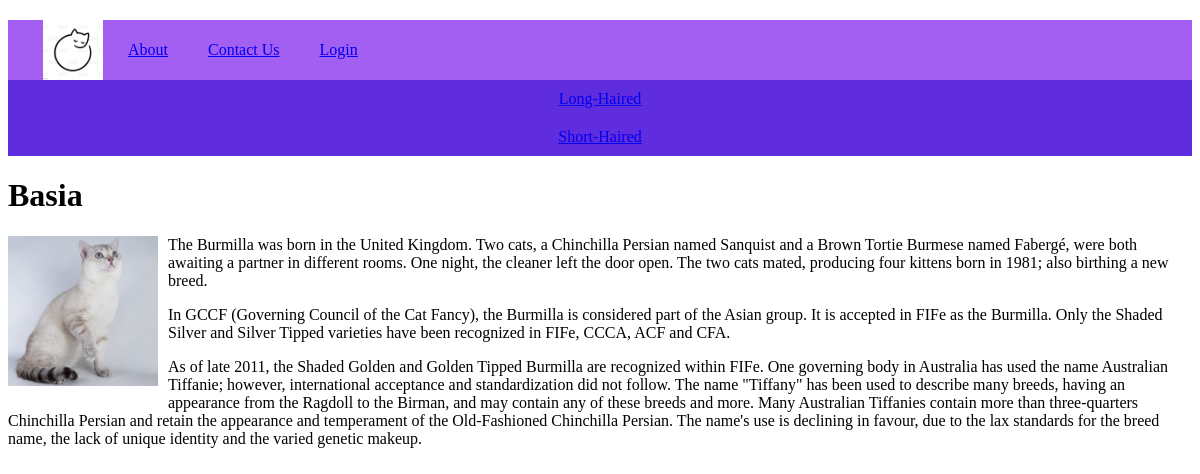
/post/basia/, run on the app's committed database.
### cats/models.py (models this page shows, shortened)
class Menu(models.Model):
    title = models.CharField(max_length=100, db_index=True, verbose_name='Menu')
    url_name = models.CharField(max_length=100, db_index=True, verbose_name='url_name')
    class Meta:
        verbose_name = 'Menu'
        verbose_name_plural = 'Menu'
        ordering = ['id']

class Category(models.Model):
    name = models.CharField(max_length=100, db_index=True, verbose_name='Category')
    slug = models.SlugField(max_length=255, unique=True, db_index=True, verbose_name='URL')
    def get_absolute_url(self):
        return reverse('category', kwargs={'cat_slug': self.slug})
    class Meta:
        verbose_name = 'Category'
        verbose_name_plural = 'Categories'
        ordering = ['id']

class Cats(models.Model):
    title = models.CharField(max_length=225, verbose_name='Name')
    slug = models.SlugField(max_length=255, unique=True, db_index=True, verbose_name='URL')
    content = models.TextField(blank=True)
    photo = models.ImageField(upload_to="photos")
    time_create = models.DateTimeField(auto_now_add=True)
    time_update = models.DateTimeField(auto_now=True)
    is_published = models.BooleanField(default=True)
    cat = models.ForeignKey('Category', on_delete=models.PROTECT)
    def __str__(self):
        return self.title
    class Meta:
        verbose_name = 'Cats'
        verbose_name_plural = 'Our cats'
        ordering = ['-time_create', 'title']

### cats/views.py (the view)
# urls.py: path('post/<slug:post_slug>/', ShowPost.as_view(), name='post'),
class ShowPost(DataMixin, DetailView):
    model = Cats
    template_name = 'cats/post_complete.html'
    context_object_name = 'post'
    slug_url_kwarg = 'post_slug'
    def get_queryset(self):
        return Cats.objects.filter(slug=self.kwargs['post_slug'])
    def get_context_data(self, **kwargs):
        context = super().get_context_data(**kwargs)
        c_def = self.get_user_context(title=context['post'])
        return dict(list(context.items()) + list(c_def.items()))

### cats/templatetags/cats_tags.py (called while the page is built)
@register.simple_tag(name='getcats')
def get_categories(filter=None):
    if not filter:
        return Category.objects.all()
    else:
        return Category.objects.filter(pk=filter)

@register.inclusion_tag('cats/list_categories.html')
def show_categories(sort=None, cat_selected=0):
    if not sort:
        cats = Category.objects.all()
    else:
        cats = Category.objects.order_by(sort)
    return {'cats': cats, 'cat_selected': cat_selected}

### cats/utils.py (called while the page is built)
    def get_user_context(self, **kwargs):
        context = kwargs
        cats = Category.objects.all()
        menu = list(Menu.objects.all())
        user_menu = menu.copy()
        if not self.request.user.is_authenticated:
            user_menu.pop(1)
        context['menu'] = user_menu
        context['cats'] = cats
        if 'cat_selected' not in context:
            context['cat_selected'] = 0
        return context

### cats/templates/cats/post_complete.html
{% extends 'cats/base.html' %}
{% block content %}
<h1>{{post.title}}</h1>
{% if post.photo %}
<p><img class="img-article-left thumb " src="{{post.photo.url}}" ></p>
{% endif %}
{{post.content|linebreaks}}
{% endblock %}

### cats/templates/cats/base.html (shortened to what this page needs)
{% load static %}
{% load cats_tags %}
<!DOCTYPE html>
<html lang="en">
<head>
    <link type="text/css" href="{% static 'cats/css/styles.css' %}" rel="stylesheet" />
</head>
<body>
    {% block mainmenu %}
	<div class="header">
        <div id="mainmenu" class="mainmenu">
                <a href="{% url 'home' %}"><div class="logo"></div></a>
{% for m in menu %}
       <div class="menu-items">
            <a href="{% url m.url_name %}">{{m.title}}</a>
       </div>
{% endfor %}
        </div>
</div>
    {% endblock mainmenu %}
<div>
    {% for c in cats %}
        {% if c.pk == cat_selected %}
            <div class="box selected">{{c.name}}</div>
        {% else %}
    <div class="box">
            <a href="{{c.get_absolute_url }}">{{c.name}}</a>
        </div>
        {% endif %}
    {% endfor %}
</div>
    {% block content %}
    {% endblock %}
</body>
</html>

### cats/static/cats/css/styles.css (style rules this page uses)
html, body { font-family: 'Georgia'; height: 100%; }
.header { background: #a35ef2; height: 60px; }
.logo { background: url('../images/logocat.jpg') no-repeat 15px; background-size: contain; width: 70px; height: 60px; padding-right: 10px; }
.mainmenu { display: flex; align-items: center; color: white; margin: 20px; }
.menu-items { margin: 20px; }
.box { background: #5f2cde; display: grid; padding: 10px; justify-content: center; color: pink; }
img { max-width: 600px; height: auto; }
img.img-article-left { max-width: 300px; height: auto; float: left; padding: 0 10px 10px 0; }
img.img-article-left.thumb { max-width: 150px; height: auto; }

### data on the page
Menu: title "About"
Menu: title "Contact Us"
Menu: title "Login"
Category: name "Long-Haired"
Category: name "Short-Haired"
Cats: title "Basia", photo (picture), content "The Burmilla was born in the United Kingdom. Two cats, a Chinchilla Persian named Sanquist and a Brown Tortie Burmese named Fabergé, were both awaiting a partner in different rooms. One night, the cleaner left the door open. The two cats mated, producing four kittens born in 1981; also birthing a new breed. In GCCF (Governing Council of the Cat Fancy), the Burmilla is considered part of the Asian group. It is accepted in FIFe as the Burmilla. Only the Shaded Silver and Silver Tipped varieties have been recognized in FIFe, CCCA, ACF and CFA. As of late 2011, the Shaded Golden and Golden Tipped Burmilla are recognized within FIFe. One governing body in Australia has used the name Australian…"
